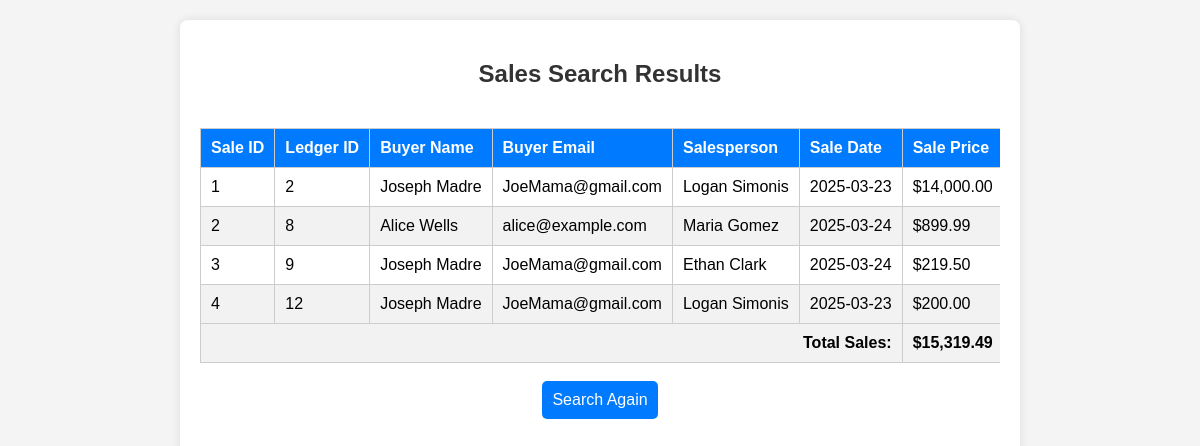
The app's page /atsv2/sales_search_results.php with its own data.
### tables this page shows
CREATE TABLE `salesrecord` (
  `SaleID` int(11) NOT NULL,
  `LedgerID` int(11) NOT NULL,
  `SalesPersonID` int(11) DEFAULT NULL,
  `BuyerName` varchar(255) DEFAULT NULL,
  `SaleDate` date DEFAULT NULL,
  `SalePrice` decimal(10,2) DEFAULT NULL,
  `buyer_id` int(11) DEFAULT NULL
);

CREATE TABLE `buyer` (
  `buyer_id` int(11) NOT NULL,
  `first_name` varchar(100) DEFAULT NULL,
  `last_name` varchar(100) DEFAULT NULL,
  `email` varchar(100) DEFAULT NULL,
  `phone_number` varchar(20) DEFAULT NULL
);

CREATE TABLE `salesperson` (
  `SalesPersonID` int(11) NOT NULL,
  `SalesPersonName` varchar(50) NOT NULL
);

### atsv2/sales_search_results.php (the view, shortened to what this page needs)
<?php
$servername = "localhost";
$username = "root";
$password = "";
$dbname = "atsv2";
$conn = new mysqli($servername, $username, $password, $dbname);
$sql = "
    SELECT s.SaleID, s.LedgerID, s.SaleDate, s.SalePrice,
           sp.SalesPersonName, b.first_name, b.last_name, b.email AS BuyerEmail
    FROM salesrecord s
    LEFT JOIN salesperson sp ON s.SalesPersonID = sp.SalesPersonID
    LEFT JOIN buyer b ON s.buyer_id = b.buyer_id
";
$stmt = $conn->prepare($sql);
$stmt->execute();
$result = $stmt->get_result();
$total = 0;
foreach ($result as $r) $total += $r['SalePrice'];
$result->data_seek(0);
?>
<!DOCTYPE html>
<html lang="en">
<head>
<link rel="stylesheet" href="styles.css">
</head>
<body>
<div class="container">
<h2>Sales Search Results</h2>
<div class="table-container">
<table>
<thead>
<tr>
<th>Sale ID</th>
<th>Ledger ID</th>
<th>Buyer Name</th>
<th>Buyer Email</th>
<th>Salesperson</th>
<th>Sale Date</th>
<th>Sale Price</th>
</tr>
</thead>
<tbody>
<?php if ($result->num_rows > 0): ?>
<?php while ($row = $result->fetch_assoc()): ?>
<tr>
<td><?= $row['SaleID'] ?></td>
<td><?= $row['LedgerID'] ?></td>
<td><?= htmlspecialchars(trim($row['first_name'] . ' ' . $row['last_name'])) ?></td>
<td><?= htmlspecialchars($row['BuyerEmail']) ?></td>
<td><?= htmlspecialchars($row['SalesPersonName'] ?? 'N/A') ?></td>
<td><?= htmlspecialchars($row['SaleDate']) ?></td>
<td>$<?= number_format($row['SalePrice'], 2) ?></td>
</tr>
<?php endwhile; ?>
<tr style="font-weight: bold; background-color: #f2f2f2;">
<td colspan="6" style="text-align: right;">Total Sales:</td>
<td>$<?= number_format($total, 2) ?></td>
</tr>
<?php else: ?>
<tr><td colspan="7">No results found.</td></tr>
<?php endif; ?>
</tbody>
</table>
<br>
<button onclick="window.location.href='sales_search_form.php'">Search Again</button>
</div>
</div>
</body>
</html>

### atsv2/styles.css (style rules this page uses)
body { font-family: Arial, sans-serif; background-color: #f4f4f4; margin: 0; padding: 0; height: 100vh; display: flex; justify-content: center; align-items: center; overflow: hidden; }
.container { background: white; padding: 20px; border-radius: 8px; box-shadow: 0 0 10px rgba(0, 0, 0, 0.1); width: 90%; max-width: 800px; text-align: center; display: flex; flex-direction: column; height: 90vh; overflow: hidden; }
h2 { color: #333; flex-shrink: 0; }
input, select, button { padding: 10px; border: 1px solid #ccc; border-radius: 5px; font-size: 16px; }
button { background-color: #007bff; color: white; cursor: pointer; border: none; }
.table-container { max-height: 60vh; overflow-y: auto; overflow-x: auto; width: 100%; }
table { width: 100%; border-collapse: collapse; margin-top: 20px; display: block; overflow-x: auto; }
table th, table td { border: 1px solid #ccc; padding: 10px; text-align: left; white-space: nowrap; }
table th { background-color: #007bff; color: white; }
table tr:nth-child(even) { background-color: #f2f2f2; }

### records on screen
salesrecord: SaleID "1", LedgerID "2", buyer.last_name "Joseph Madre", buyer.email "JoeMama@gmail.com", SalesPersonID.SalesPersonName "Logan Simonis", SaleDate "2025-03-23", SalePrice "14,000.00"
salesrecord: SaleID "2", LedgerID "8", buyer.last_name "Alice Wells", buyer.email "alice@example.com", SalesPersonID.SalesPersonName "Maria Gomez", SaleDate "2025-03-24", SalePrice "899.99"
salesrecord: SaleID "3", LedgerID "9", buyer.last_name "Joseph Madre", buyer.email "JoeMama@gmail.com", SalesPersonID.SalesPersonName "Ethan Clark", SaleDate "2025-03-24", SalePrice "219.50"
salesrecord: SaleID "4", LedgerID "12", buyer.last_name "Joseph Madre", buyer.email "JoeMama@gmail.com", SalesPersonID.SalesPersonName "Logan Simonis", SaleDate "2025-03-23", SalePrice "200.00"

### other values on screen
$total "15,319.49"
